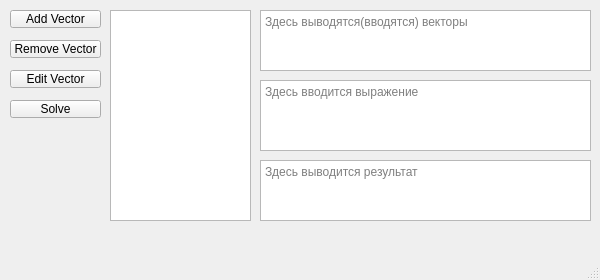
<?xml version="1.0" encoding="UTF-8"?>
<ui version="4.0">
 <class>MainWindow</class>
 <widget class="QMainWindow" name="MainWindow">
  <property name="geometry">
   <rect>
    <x>0</x>
    <y>0</y>
    <width>600</width>
    <height>280</height>
   </rect>
  </property>
  <property name="contextMenuPolicy">
   <enum>Qt::ContextMenuPolicy::CustomContextMenu</enum>
  </property>
  <property name="windowTitle">
   <string>VectorCalculator</string>
  </property>
  <widget class="QWidget" name="centralwidget">
   <widget class="QPlainTextEdit" name="equasionField">
    <property name="geometry">
     <rect>
      <x>260</x>
      <y>80</y>
      <width>331</width>
      <height>71</height>
     </rect>
    </property>
    <property name="placeholderText">
     <string>Здесь вводится выражение</string>
    </property>
   </widget>
   <widget class="QPlainTextEdit" name="vectorIO">
    <property name="geometry">
     <rect>
      <x>260</x>
      <y>10</y>
      <width>331</width>
      <height>61</height>
     </rect>
    </property>
    <property name="placeholderText">
     <string notr="true">Здесь выводятся(вводятся) векторы</string>
    </property>
   </widget>
   <widget class="QPlainTextEdit" name="plainTextEdit">
    <property name="geometry">
     <rect>
      <x>260</x>
      <y>160</y>
      <width>331</width>
      <height>61</height>
     </rect>
    </property>
    <property name="placeholderText">
     <string>Здесь выводится результат</string>
    </property>
   </widget>
   <widget class="QPushButton" name="addVectorBtn">
    <property name="geometry">
     <rect>
      <x>10</x>
      <y>10</y>
      <width>91</width>
      <height>18</height>
     </rect>
    </property>
    <property name="text">
     <string>Add Vector</string>
    </property>
   </widget>
   <widget class="QPushButton" name="removeBtn">
    <property name="geometry">
     <rect>
      <x>10</x>
      <y>40</y>
      <width>91</width>
      <height>18</height>
     </rect>
    </property>
    <property name="text">
     <string>Remove Vector</string>
    </property>
   </widget>
   <widget class="QPushButton" name="editBtn">
    <property name="geometry">
     <rect>
      <x>10</x>
      <y>70</y>
      <width>91</width>
      <height>18</height>
     </rect>
    </property>
    <property name="text">
     <string>Edit Vector</string>
    </property>
   </widget>
   <widget class="QPushButton" name="solveBtn">
    <property name="geometry">
     <rect>
      <x>10</x>
      <y>100</y>
      <width>91</width>
      <height>18</height>
     </rect>
    </property>
    <property name="text">
     <string>Solve</string>
    </property>
   </widget>
   <widget class="QListView" name="VectorListView">
    <property name="geometry">
     <rect>
      <x>110</x>
      <y>10</y>
      <width>141</width>
      <height>211</height>
     </rect>
    </property>
   </widget>
  </widget>
  <widget class="QMenuBar" name="menubar">
   <property name="geometry">
    <rect>
     <x>0</x>
     <y>0</y>
     <width>600</width>
     <height>21</height>
    </rect>
   </property>
  </widget>
  <widget class="QStatusBar" name="statusbar"/>
 </widget>
 <resources/>
 <connections/>
</ui>
